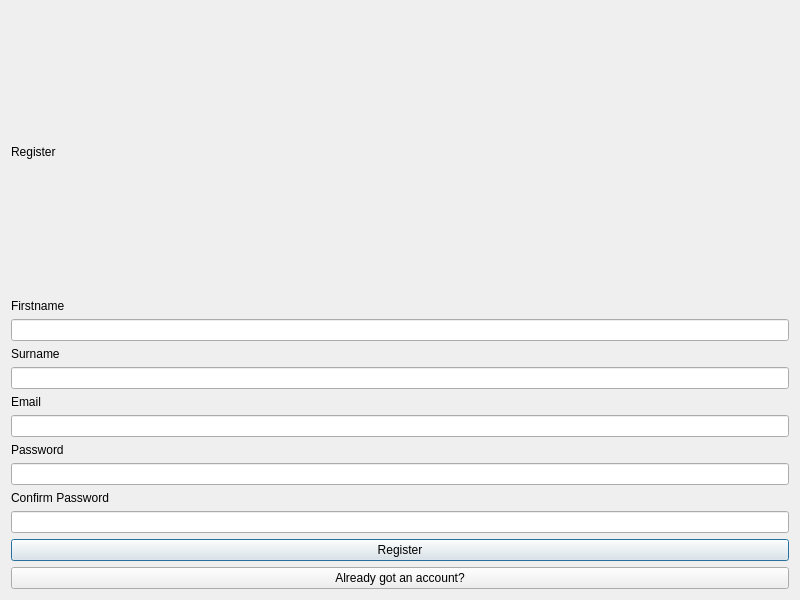
<?xml version="1.0" encoding="UTF-8"?>
<ui version="4.0">
 <class>RegisterForm</class>
 <widget class="QDialog" name="RegisterForm">
  <property name="geometry">
   <rect>
    <x>0</x>
    <y>0</y>
    <width>800</width>
    <height>600</height>
   </rect>
  </property>
  <property name="minimumSize">
   <size>
    <width>800</width>
    <height>600</height>
   </size>
  </property>
  <property name="windowTitle">
   <string>Dialog</string>
  </property>
  <layout class="QGridLayout" name="gridLayout">
   <item row="2" column="0">
    <widget class="QLineEdit" name="Firstname"/>
   </item>
   <item row="7" column="0">
    <widget class="QLabel" name="label_5">
     <property name="sizePolicy">
      <sizepolicy hsizetype="Preferred" vsizetype="Fixed">
       <horstretch>0</horstretch>
       <verstretch>0</verstretch>
      </sizepolicy>
     </property>
     <property name="text">
      <string>Password</string>
     </property>
    </widget>
   </item>
   <item row="10" column="0">
    <widget class="QLineEdit" name="ConfirmPass"/>
   </item>
   <item row="9" column="0">
    <widget class="QLabel" name="label_6">
     <property name="sizePolicy">
      <sizepolicy hsizetype="Preferred" vsizetype="Fixed">
       <horstretch>0</horstretch>
       <verstretch>0</verstretch>
      </sizepolicy>
     </property>
     <property name="text">
      <string>Confirm Password</string>
     </property>
    </widget>
   </item>
   <item row="3" column="0">
    <widget class="QLabel" name="label_3">
     <property name="sizePolicy">
      <sizepolicy hsizetype="Preferred" vsizetype="Fixed">
       <horstretch>0</horstretch>
       <verstretch>0</verstretch>
      </sizepolicy>
     </property>
     <property name="text">
      <string>Surname</string>
     </property>
    </widget>
   </item>
   <item row="4" column="0">
    <widget class="QLineEdit" name="Surname"/>
   </item>
   <item row="6" column="0">
    <widget class="QLineEdit" name="Email"/>
   </item>
   <item row="5" column="0">
    <widget class="QLabel" name="label_4">
     <property name="sizePolicy">
      <sizepolicy hsizetype="Preferred" vsizetype="Fixed">
       <horstretch>0</horstretch>
       <verstretch>0</verstretch>
      </sizepolicy>
     </property>
     <property name="text">
      <string>Email</string>
     </property>
    </widget>
   </item>
   <item row="11" column="0">
    <widget class="QPushButton" name="RegisterBtn">
     <property name="text">
      <string>Register</string>
     </property>
    </widget>
   </item>
   <item row="8" column="0">
    <widget class="QLineEdit" name="Password"/>
   </item>
   <item row="1" column="0">
    <widget class="QLabel" name="label_2">
     <property name="sizePolicy">
      <sizepolicy hsizetype="Preferred" vsizetype="Fixed">
       <horstretch>0</horstretch>
       <verstretch>0</verstretch>
      </sizepolicy>
     </property>
     <property name="text">
      <string>Firstname</string>
     </property>
    </widget>
   </item>
   <item row="0" column="0">
    <widget class="QLabel" name="Title">
     <property name="text">
      <string>Register</string>
     </property>
    </widget>
   </item>
   <item row="12" column="0">
    <widget class="QPushButton" name="AlreadyHaveAcc">
     <property name="text">
      <string>Already got an account?</string>
     </property>
    </widget>
   </item>
  </layout>
 </widget>
 <resources/>
 <connections/>
</ui>
